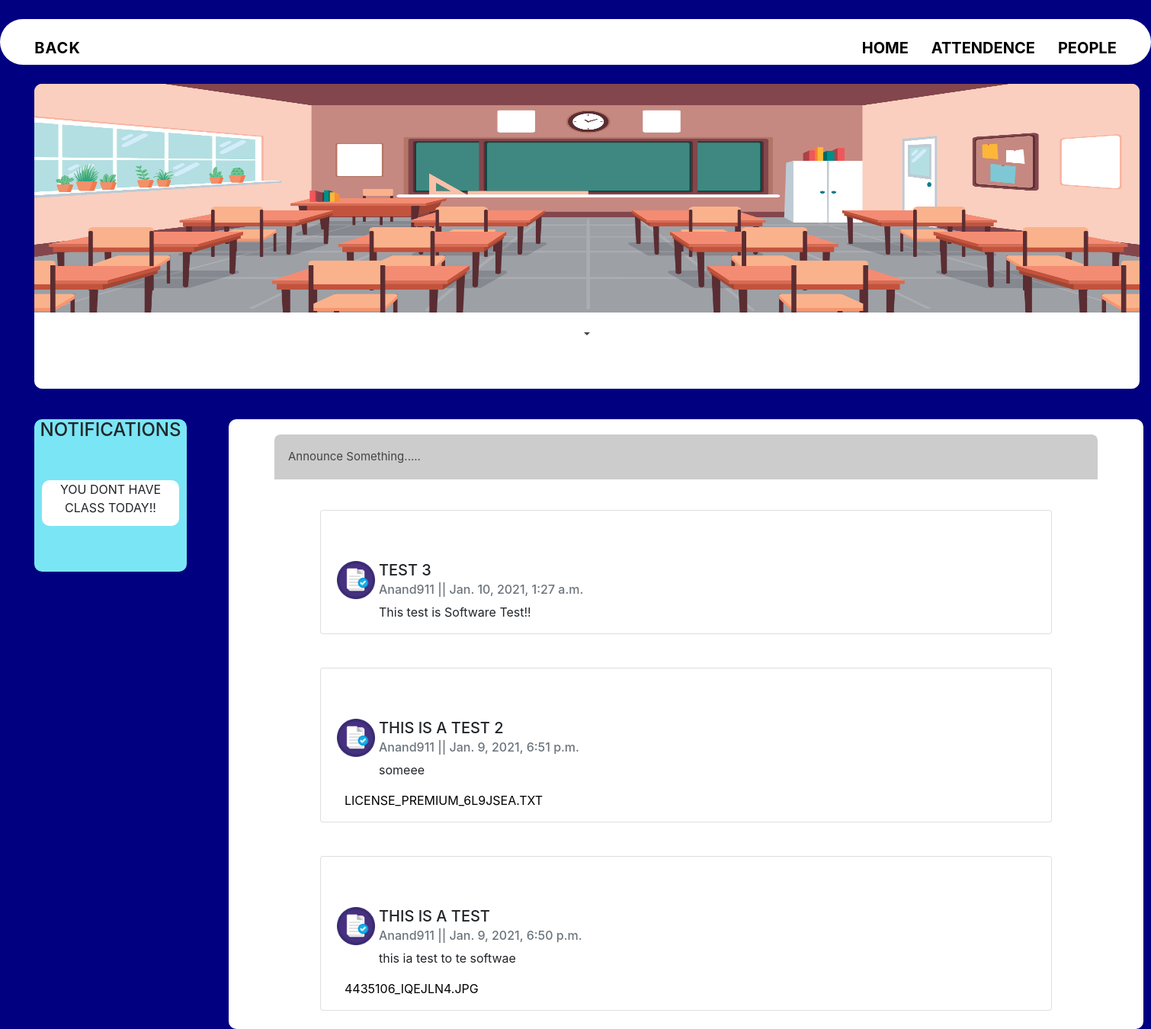
The page /classroom/y5RkUn (signed in) on the database its author committed.
### Accounts/models.py (models this page shows, shortened)
class posts(models.Model):
       posted_by=models.ForeignKey(User,on_delete=models.CASCADE,null=True)
       p_class=models.ForeignKey(classroom,on_delete=models.DO_NOTHING)
       notes=models.FileField(null=True,upload_to='posts')
       thumbnail=ImageSpecField(source='notes',processors=[ResizeToFill(50,50)],format='JPEG',options={'quality':60})
       description=models.CharField(max_length=30,null=True)
       post=models.TextField(max_length=500,null=True)
       upload_date=models.DateTimeField()
       def change(self):
              return str(self.notes)[6:]

### Accounts/decarators.py (the view)
       def wrapper_func(request,c_id):
           allowed_class=getclasslist(request)
           if c_id in allowed_class:
               return view_func(request,c_id)
           else:
               return redirect('home')

### Accounts/decarators.py (called while the page is built)
def getclasslist(request):
    c=classroom.objects.filter(members=request.user.profile)
    c_list=[]
    for class_room in c:
        c_list.append(class_room.classid)
    return c_list

def is_class_member(allowed_class=[]):
   def decorator(view_func):
       def wrapper_func(request,c_id):
           allowed_class=getclasslist(request)
           if c_id in allowed_class:
               return view_func(request,c_id)
           else:
               return redirect('home')
       return wrapper_func
   return decorator

### userinterface/views.py (called while the page is built)
def formtimetable(contents):
    context=contents
    flag=0
    if context['timetables']:
        items={}
        list1=[]
        list2=[]
        for day in week:
            c=0
            for ct in contents['timetables']:
                if day==ct.class_day:
                    if(c==0):
                        list1.append(ct.class_time)
                        c+=1
                    elif(c==1):
                        list2.append(ct.class_time)
                        c+=1
            if(c==0):
                list1.append('None')
                list2.append('None')
            if(c==1):
                list2.append('None')
        context['timetables']=[list1,list2]
    else:
        context['timetables']=None
    return context

### templates/classroom.html (shortened to what this page needs)
{% load static%}
<!DOCTYPE html>
<link href="https://cdn.jsdelivr.net/npm/bootstrap@5.0.0-beta1/dist/css/bootstrap.min.css" rel="stylesheet">
<body>
 {% include 'classnav.html'%}
		<div class="middle">
			<img src="{%static 'image/classroom3.jpg'%}" alt="" class="img">
			<button type="button" class="collapsible dropdown-toggle"></button>
		</div>
		<div class="middle1">
			<h4>NOTIFICATIONS</h4>
				<div class="box">
					{%if notify%}
				{{notify}}
				{%endif%}
				</div>
		</div>
		<div class="box1">
			<button type="button" class="collapsible1 active1">Announce Something.....</button>
			 <br>
			 {%if posts%}
			 {%for post in posts%}
			 <div class="card" style="width: 80%; margin: auto; margin-top: 20px;">
				 <div class="card-body">
					 <img src="{%static 'image/notes.png'%}" height="50px" width="50px" style="position: relative; top: 50px; left: 5px;" alt="">
				   <h5 class="card-title common">{{post.description}}</h5>
				   <h6 class="card-subtitle mb-2 text-muted common">{{post.posted_by}} || {{post.upload_date}}</h6>
				   <p class="card-text common">{{post.post}}</p>
				   {%if post.notes%}
				   <a href="{{post.notes.url}}" download="" class="card-link">{{post.change}}</a>
				   {%endif%}
				 </div>
			 </div>
			 <br>
			 {%endfor%}
			 {%endif%}
		</div>
</body>
</html>

### templates/classroom.html (style rules this page uses)
body, html { margin:0; padding: 0; font-family: -apple-system, BlinkMacSystemFont, 'Segoe UI', Roboto, Oxygen, Ubuntu, Cantarell, 'Open Sans', 'Helvetica Neue', sans-serif; background: #000080; }
a { margin: 15px; color: #000; text-decoration: none; text-transform: uppercase; }
.middle { font-size: 24px; text-align: center; font-family: -apple-system, BlinkMacSystemFont, 'Segoe UI', Roboto, Oxygen, Ubuntu, Cantarell, 'Open Sans', 'Helvetica Neue', sans-serif; border-radius: 10px; background: white; position: absolute; left: 45px; right: 25px; top: 110px; height: 400px; width: 1450px; }
.middle1 { text-align: center; font-family: -apple-system, BlinkMacSystemFont, 'Segoe UI', Roboto, Oxygen, Ubuntu, Cantarell, 'Open Sans', 'Helvetica Neue', sans-serif; border-radius: 10px; background: #7ae5f5; position: absolute; left: 45px; right: 25px; top: 550px; height: 200px; width: 200px; }
.box { height: 60px; width: 180px; left:10px; top: 80px; border-radius: 10px; background:white; position: absolute; }
.box1 { height: auto; width: 1200px; left:300px; top: 550px; border-radius: 10px; background: white; position: absolute; }
.collapsible { background-color:white; color: #444; cursor: pointer; padding: 18px; width: 100%; border: none; border-radius: 10px; text-align: center; outline: none !important; font-size: 15px; position: relative; }
.collapsible1 { background-color: #eee; color: #444; cursor: pointer; padding: 18px; width: 90%; margin-top: 20px; margin-bottom: 20px; border-top-left-radius: 8px; border-top-right-radius: 8px; position: relative; left: 5%; border: none; text-align: left; outline: none !important; font-size: 15px; }
.active1, .collapsible1:hover { background-color: #ccc; }
.img { width: 100%; height: 300px; border-radius: 10px; border-bottom-left-radius: 0px; border-bottom-right-radius: 0px; }
.common { position: relative; left: 60px; top: 0px; }

### rows shown on the page
posts: description "TEST 3", posted_by "Anand911", upload_date "Jan. 10, 2021, 1:27 a.m.", post "This test is Software Test!!"
posts: description "THIS IS A TEST 2", posted_by "Anand911", upload_date "Jan. 9, 2021, 6:51 p.m.", post "someee", change "LICENSE_PREMIUM_6L9JSEA.TXT"
posts: description "THIS IS A TEST", posted_by "Anand911", upload_date "Jan. 9, 2021, 6:50 p.m.", post "this ia test to te softwae", change "4435106_IQEJLN4.JPG"

### other values the page prints
{{ notify }} "YOU DONT HAVE CLASS TODAY!!"
